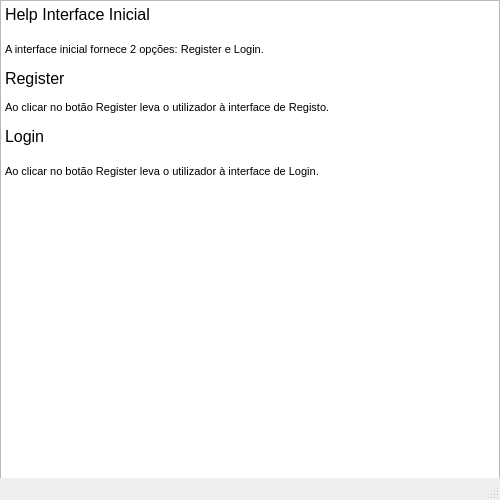
<?xml version="1.0" encoding="UTF-8"?>
<ui version="4.0">
 <class>MainWindow</class>
 <widget class="QMainWindow" name="MainWindow">
  <property name="geometry">
   <rect>
    <x>0</x>
    <y>0</y>
    <width>500</width>
    <height>500</height>
   </rect>
  </property>
  <property name="windowTitle">
   <string>MainWindow</string>
  </property>
  <widget class="QWidget" name="centralwidget">
   <widget class="QTextBrowser" name="textBrowser">
    <property name="geometry">
     <rect>
      <x>0</x>
      <y>0</y>
      <width>500</width>
      <height>500</height>
     </rect>
    </property>
    <property name="html">
     <string>&lt;!DOCTYPE HTML PUBLIC &quot;-//W3C//DTD HTML 4.0//EN&quot; &quot;http://www.w3.org/TR/REC-html40/strict.dtd&quot;&gt;
&lt;html&gt;&lt;head&gt;&lt;meta name=&quot;qrichtext&quot; content=&quot;1&quot; /&gt;&lt;style type=&quot;text/css&quot;&gt;
p, li { white-space: pre-wrap; }
&lt;/style&gt;&lt;/head&gt;&lt;body style=&quot; font-family:'MS Shell Dlg 2'; font-size:8.25pt; font-weight:400; font-style:normal;&quot;&gt;
&lt;p style=&quot; margin-top:0px; margin-bottom:0px; margin-left:0px; margin-right:0px; -qt-block-indent:0; text-indent:0px;&quot;&gt;&lt;span style=&quot; font-size:12pt;&quot;&gt;Help Interface Inicial&lt;/span&gt;&lt;/p&gt;
&lt;p style=&quot;-qt-paragraph-type:empty; margin-top:0px; margin-bottom:0px; margin-left:0px; margin-right:0px; -qt-block-indent:0; text-indent:0px; font-size:12pt;&quot;&gt;&lt;br /&gt;&lt;/p&gt;
&lt;p style=&quot; margin-top:0px; margin-bottom:0px; margin-left:0px; margin-right:0px; -qt-block-indent:0; text-indent:0px;&quot;&gt;&lt;span style=&quot; font-size:8pt;&quot;&gt;A interface inicial fornece 2 opções: Register e Login.&lt;/span&gt;&lt;/p&gt;
&lt;p style=&quot;-qt-paragraph-type:empty; margin-top:0px; margin-bottom:0px; margin-left:0px; margin-right:0px; -qt-block-indent:0; text-indent:0px; font-size:8pt;&quot;&gt;&lt;br /&gt;&lt;/p&gt;
&lt;p style=&quot; margin-top:0px; margin-bottom:0px; margin-left:0px; margin-right:0px; -qt-block-indent:0; text-indent:0px;&quot;&gt;&lt;span style=&quot; font-size:12pt;&quot;&gt;Register&lt;/span&gt;&lt;/p&gt;
&lt;p style=&quot;-qt-paragraph-type:empty; margin-top:0px; margin-bottom:0px; margin-left:0px; margin-right:0px; -qt-block-indent:0; text-indent:0px; font-size:8pt;&quot;&gt;&lt;br /&gt;&lt;/p&gt;
&lt;p style=&quot; margin-top:0px; margin-bottom:0px; margin-left:0px; margin-right:0px; -qt-block-indent:0; text-indent:0px;&quot;&gt;&lt;span style=&quot; font-size:8pt;&quot;&gt;Ao clicar no botão Register leva o utilizador à interface de Registo.&lt;/span&gt;&lt;/p&gt;
&lt;p style=&quot;-qt-paragraph-type:empty; margin-top:0px; margin-bottom:0px; margin-left:0px; margin-right:0px; -qt-block-indent:0; text-indent:0px; font-size:8pt;&quot;&gt;&lt;br /&gt;&lt;/p&gt;
&lt;p style=&quot; margin-top:0px; margin-bottom:0px; margin-left:0px; margin-right:0px; -qt-block-indent:0; text-indent:0px;&quot;&gt;&lt;span style=&quot; font-size:12pt;&quot;&gt;Login&lt;/span&gt;&lt;/p&gt;
&lt;p style=&quot;-qt-paragraph-type:empty; margin-top:0px; margin-bottom:0px; margin-left:0px; margin-right:0px; -qt-block-indent:0; text-indent:0px; font-size:12pt;&quot;&gt;&lt;br /&gt;&lt;/p&gt;
&lt;p style=&quot; margin-top:0px; margin-bottom:0px; margin-left:0px; margin-right:0px; -qt-block-indent:0; text-indent:0px;&quot;&gt;&lt;span style=&quot; font-size:8pt;&quot;&gt;Ao clicar no botão Register leva o utilizador à interface de Login.&lt;/span&gt;&lt;/p&gt;
&lt;p style=&quot;-qt-paragraph-type:empty; margin-top:0px; margin-bottom:0px; margin-left:0px; margin-right:0px; -qt-block-indent:0; text-indent:0px; font-size:8pt;&quot;&gt;&lt;br /&gt;&lt;/p&gt;&lt;/body&gt;&lt;/html&gt;</string>
    </property>
   </widget>
  </widget>
  <widget class="QMenuBar" name="menubar">
   <property name="geometry">
    <rect>
     <x>0</x>
     <y>0</y>
     <width>500</width>
     <height>21</height>
    </rect>
   </property>
  </widget>
  <widget class="QStatusBar" name="statusbar"/>
 </widget>
 <resources/>
 <connections/>
</ui>
